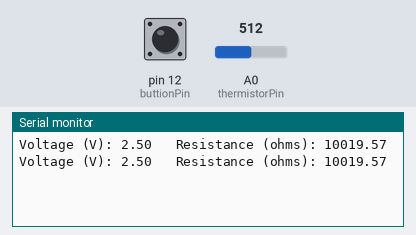
Bench run of a sketch on a simulated Arduino Uno, built with avr-gcc and run on an emulated ATmega328P. Shown: the last lines printed to the serial monitor. The inputs (shaded band) are chosen by the test bench; at power-on: A0 (thermistorPin) = 512, pin 12 (buttionPin) LOW.

Above: at 1.8 s.
1.9 s: A0 (thermistorPin) set to 1015
At 2.8 s:
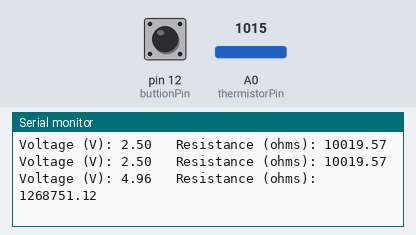
3.4 s: A0 (thermistorPin) set to 1023
At 4.4 s:
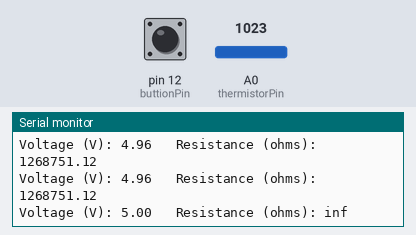

Measured:
- the behaviour switches between 1022 and 1023 on A0 (thermistorPin) (found by bisection; images 1 and 2)
- after the input at 1.9 s, the serial monitor: prints a new line after 0.10 s (image 1)
- after the input at 3.4 s, the serial monitor: prints a new line after 0.61 s (image 2)

The sketch:

NTC.ino
```cpp
#include <math.h>

// Define the pins for thermistor and known resistor
const int thermistorPin = A0;   // Analog pin for thermistor
const int  buttionPin = 12;
const float knownResistance = 10000.0;  // Resistance of the known resistor in ohms
const float resistanceAt25C = 10.0;  // Resistance of the thermistor at 25°C in ohms

// Define variables for storing temperature and resistance values
float temperature[] = {25.0, 50.0, 100.0}; // Example temperatures in Celsius
float resistance[3]; // Array to store resistance values for each temperature
int  i = 0;

void setup() {
  Serial.begin(9600);  // Initialize serial communication
  pinMode(buttionPin,INPUT);
}

void loop() {
  // Read the analog input from the thermistor pin
  int rawValue = analogRead(thermistorPin);

  // Convert raw value to voltage
  float voltage = rawValue * (5.0 / 1023.0); // Assuming 5V reference

  // Calculate resistance of the thermistor using voltage divider formula
  float thermistorResistance = (knownResistance * voltage) / (5.0 - voltage);

  // Print the voltage and resistance values
  Serial.print("Voltage (V): ");
  Serial.print(voltage);
  Serial.print("\t Resistance (ohms): ");
  Serial.println(thermistorResistance);

  // Store the resistance value for each temperature

  if (digitalRead(buttionPin) == true) { // Check if temperature is approximately 25 degrees Celsius
    resistance[i] = thermistorResistance;
    i++;
  }


  // Check if all resistance values are collected
  if (resistance[0] != 0 && resistance[1] != 0 && resistance[2] != 0) {
    // Perform linear regression to calculate Steinhart-Hart parameters
    float sum_T = 0.0;
    float sum_ln_R = 0.0;
    float sum_ln_R_pow_3 = 0.0;
    float sum_T_times_ln_R = 0.0;
    float sum_ln_R_times_ln_R_pow_3 = 0.0;

    for (int i = 0; i < 3; i++) {
      float ln_R = log(resistance[i] / resistanceAt25C); // Normalize resistance to 25°C
      float ln_R_pow_3 = pow(ln_R, 3);
      sum_T += temperature[i];
      sum_ln_R += ln_R;
      sum_ln_R_pow_3 += ln_R_pow_3;
      sum_T_times_ln_R += temperature[i] * ln_R;
      sum_ln_R_times_ln_R_pow_3 += ln_R * ln_R_pow_3;
    }

    float N = 3.0; // Number of data points
    float sum_ln_R_squared = sum_ln_R * sum_ln_R;
    float sum_T_times_sum_ln_R = sum_T * sum_ln_R;

    // Calculate the parameters
    float C = (N * sum_T_times_ln_R - sum_T * sum_ln_R) / (N * sum_ln_R_pow_3 - sum_ln_R_squared);
    float B = (sum_T - C * sum_ln_R_pow_3) / sum_ln_R;
    float A = (sum_T - B * sum_ln_R - C * sum_ln_R_pow_3) / N;

    // Print the parameters
    Serial.print("Steinhart-Hart Parameters: A = ");
    Serial.print(A);
    Serial.print(", B = ");
    Serial.print(B);
    Serial.print(", C = ");
    Serial.println(C);

    // Stop further measurements
    while (true) {
      delay(1000);
    }
  }

  // Delay for a moment before taking the next measurement
  delay(1000);
}
```
